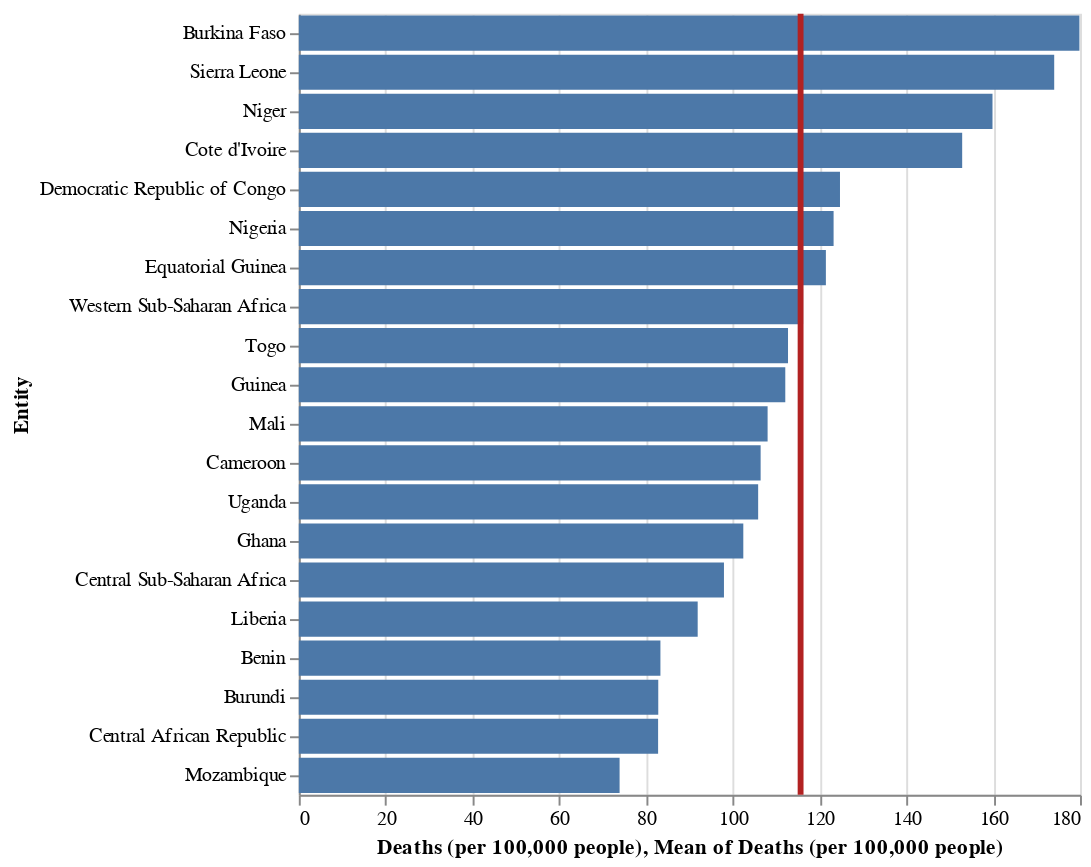

This figure's notebook cell:
### Markdown cell above
### Example of the second visualization

### Code cell
Year_Overview(2010,20,'Deaths')

### Figure 1 — Vega-Lite specification as saved in the notebook (floating-point values rounded to 4 significant figures)
{"config": {"view": {"continuousWidth": 400, "continuousHeight": 300}}, "layer": [{"mark": "bar", "encoding": {"opacity": {"condition": {"value": 1, "selection": "selector002"}, "value": 0.7}, "x": {"type": "quantitative", "field": "Deaths (per 100,000 people)"}, "y": {"type": "nominal", "field": "Entity", "sort": ["x", "descending"]}}, "selection": {"selector002": {"type": "interval", "encodings": ["y"]}}}, {"mark": {"type": "rule", "color": "firebrick"}, "encoding": {"size": {"value": 3}, "x": {"type": "quantitative", "aggregate": "mean", "field": "Deaths (per 100,000 people)"}}, "transform": [{"filter": {"selection": "selector002"}}]}], "data": {"name": "data-b90498e7a9be612b7eb6b3eb1d71a839"}, "$schema": "https://vega.github.io/schema/vega-lite/v4.8.1.json", "datasets": {"data-b90498e7a9be612b7eb6b3eb1d71a839": [{"Entity": "Burkina Faso", "Code": "BFA", "Year": 2010, "Deaths (per 100,000 people)": 179.9}, {"Entity": "Sierra Leone", "Code": "SLE", "Year": 2010, "Deaths (per 100,000 people)": 174.1}, {"Entity": "Niger", "Code": "NER", "Year": 2010, "Deaths (per 100,000 people)": 159.8}, {"Entity": "Cote d'Ivoire", "Code": "CIV", "Year": 2010, "Deaths (per 100,000 people)": 152.8}, {"Entity": "Democratic Republic of Congo", "Code": "COD", "Year": 2010, "Deaths (per 100,000 people)": 124.7}, {"Entity": "Nigeria", "Code": "NGA", "Year": 2010, "Deaths (per 100,000 people)": 123.2}, {"Entity": "Equatorial Guinea", "Code": "GNQ", "Year": 2010, "Deaths (per 100,000 people)": 121.4}, {"Entity": "Western Sub-Saharan Africa", "Code": null, "Year": 2010, "Deaths (per 100,000 people)": 116.2}, {"Entity": "Togo", "Code": "TGO", "Year": 2010, "Deaths (per 100,000 people)": 112.7}, {"Entity": "Guinea", "Code": "GIN", "Year": 2010, "Deaths (per 100,000 people)": 112.1}, {"Entity": "Mali", "Code": "MLI", "Year": 2010, "Deaths (per 100,000 people)": 108.0}, {"Entity": "Cameroon", "Code": "CMR", "Year": 2010, "Deaths (per 100,000 people)": 106.4}, {"Entity": "Uganda", "Code": "UGA", "Year": 2010, "Deaths (per 100,000 people)": 105.8}, {"Entity": "Ghana", "Code": "GHA", "Year": 2010, "Deaths (per 100,000 people)": 102.4}, {"Entity": "Central Sub-Saharan Africa", "Code": null, "Year": 2010, "Deaths (per 100,000 people)": 97.96}, {"Entity": "Liberia", "Code": "LBR", "Year": 2010, "Deaths (per 100,000 people)": 91.91}, {"Entity": "Benin", "Code": "BEN", "Year": 2010, "Deaths (per 100,000 people)": 83.32}, {"Entity": "Burundi", "Code": "BDI", "Year": 2010, "Deaths (per 100,000 people)": 82.82}, {"Entity": "Central African Republic", "Code": "CAF", "Year": 2010, "Deaths (per 100,000 people)": 82.79}, {"Entity": "Mozambique", "Code": "MOZ", "Year": 2010, "Deaths (per 100,000 people)": 73.91}]}}
